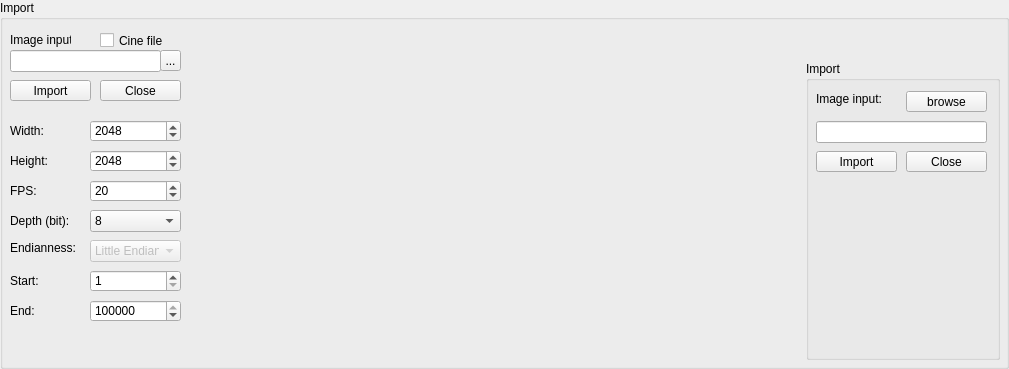
       <widget class="gui::GroupBox" name="Import">
        <property name="toolTip">
         <string notr="true"/>
        </property>
        <property name="toolTipDuration">
         <number>-1</number>
        </property>
        <property name="title">
         <string>Import</string>
        </property>
        <property name="flat">
         <bool>false</bool>
        </property>
        <widget class="QLineEdit" name="ImportPathLineEdit">
         <property name="geometry">
          <rect>
           <x>10</x>
           <y>50</y>
           <width>151</width>
           <height>22</height>
          </rect>
         </property>
        </widget>
        <widget class="QPushButton" name="ImportPushButton">
         <property name="geometry">
          <rect>
           <x>10</x>
           <y>80</y>
           <width>81</width>
           <height>21</height>
          </rect>
         </property>
         <property name="text">
          <string>Import</string>
         </property>
        </widget>
        <widget class="QPushButton" name="ClosePushButton">
         <property name="geometry">
          <rect>
           <x>100</x>
           <y>80</y>
           <width>81</width>
           <height>21</height>
          </rect>
         </property>
         <property name="text">
          <string>Close</string>
         </property>
        </widget>
        <widget class="QLabel" name="pLabel_2">
         <property name="geometry">
          <rect>
           <x>10</x>
           <y>120</y>
           <width>81</width>
           <height>21</height>
          </rect>
         </property>
         <property name="text">
          <string>Width:</string>
         </property>
        </widget>
        <widget class="QSpinBox" name="ImportWidthSpinBox">
         <property name="geometry">
          <rect>
           <x>90</x>
           <y>120</y>
           <width>91</width>
           <height>22</height>
          </rect>
         </property>
         <property name="minimum">
          <number>1</number>
         </property>
         <property name="maximum">
          <number>65536</number>
         </property>
         <property name="value">
          <number>2048</number>
         </property>
        </widget>
        <widget class="gui::GroupBox" name="Record_3">
         <property name="geometry">
          <rect>
           <x>806</x>
           <y>61</y>
           <width>194</width>
           <height>299</height>
          </rect>
         </property>
         <property name="title">
          <string>Import</string>
         </property>
         <property name="flat">
          <bool>false</bool>
         </property>
         <widget class="QPushButton" name="InputBrowsePushButton_2">
          <property name="geometry">
           <rect>
            <x>100</x>
            <y>30</y>
            <width>81</width>
            <height>21</height>
           </rect>
          </property>
          <property name="text">
           <string>browse</string>
          </property>
         </widget>
         <widget class="QLineEdit" name="InputPathLineEdit_2">
          <property name="geometry">
           <rect>
            <x>10</x>
            <y>60</y>
            <width>171</width>
            <height>22</height>
           </rect>
          </property>
         </widget>
         <widget class="QLabel" name="inputFileLabel_2">
          <property name="geometry">
           <rect>
            <x>10</x>
            <y>30</y>
            <width>91</width>
            <height>16</height>
           </rect>
          </property>
          <property name="text">
           <string>Image input:</string>
          </property>
         </widget>
         <widget class="QPushButton" name="ImportPushButton_2">
          <property name="geometry">
           <rect>
            <x>10</x>
            <y>90</y>
            <width>81</width>
            <height>21</height>
           </rect>
          </property>
          <property name="text">
           <string>Import</string>
          </property>
         </widget>
         <widget class="QPushButton" name="ClosePushButton_2">
          <property name="geometry">
           <rect>
            <x>100</x>
            <y>90</y>
            <width>81</width>
            <height>21</height>
           </rect>
          </property>
          <property name="text">
           <string>Close</string>
          </property>
         </widget>
        </widget>
        <widget class="QLabel" name="HeightLabel">
         <property name="geometry">
          <rect>
           <x>10</x>
           <y>150</y>
           <width>81</width>
           <height>21</height>
          </rect>
         </property>
         <property name="text">
          <string>Height:</string>
         </property>
        </widget>
        <widget class="QSpinBox" name="ImportHeightSpinBox">
         <property name="geometry">
          <rect>
           <x>90</x>
           <y>150</y>
           <width>91</width>
           <height>22</height>
          </rect>
         </property>
         <property name="minimum">
          <number>1</number>
         </property>
         <property name="maximum">
          <number>65536</number>
         </property>
         <property name="value">
          <number>2048</number>
         </property>
        </widget>
        <widget class="QSpinBox" name="ImportFpsSpinBox">
         <property name="geometry">
          <rect>
           <x>90</x>
           <y>180</y>
           <width>91</width>
           <height>22</height>
          </rect>
         </property>
         <property name="toolTip">
          <string/>
         </property>
         <property name="minimum">
          <number>1</number>
         </property>
         <property name="maximum">
          <number>65536</number>
         </property>
         <property name="value">
          <number>20</number>
         </property>
        </widget>
        <widget class="QLabel" name="FpsLabel">
         <property name="geometry">
          <rect>
           <x>10</x>
           <y>180</y>
           <width>81</width>
           <height>21</height>
          </rect>
         </property>
         <property name="text">
          <string>FPS:</string>
         </property>
        </widget>
        <widget class="QComboBox" name="ImportEndianModeComboBox">
         <property name="enabled">
          <bool>false</bool>
         </property>
         <property name="geometry">
          <rect>
           <x>90</x>
           <y>240</y>
           <width>91</width>
           <height>22</height>
          </rect>
         </property>
         <item>
          <property name="text">
           <string>Little Endian</string>
          </property>
         </item>
         <item>
          <property name="text">
           <string>Big Endian</string>
          </property>
         </item>
        </widget>
        <widget class="QLabel" name="ImportEndianneTypeLabel">
         <property name="geometry">
          <rect>
           <x>10</x>
           <y>240</y>
           <width>81</width>
           <height>16</height>
          </rect>
         </property>
         <property name="text">
          <string>Endianness:</string>
         </property>
        </widget>
        <widget class="QLabel" name="ImportDepthLabelVibro">
         <property name="geometry">
          <rect>
           <x>10</x>
           <y>210</y>
           <width>81</width>
           <height>21</height>
          </rect>
         </property>
         <property name="text">
          <string>Depth (bit):</string>
         </property>
        </widget>
        <widget class="QComboBox" name="ImportDepthModeComboBox">
         <property name="geometry">
          <rect>
           <x>90</x>
           <y>210</y>
           <width>91</width>
           <height>22</height>
          </rect>
         </property>
         <property name="toolTip">
          <string>bit depth for a pixel</string>
         </property>
         <item>
          <property name="text">
           <string>8</string>
          </property>
         </item>
         <item>
          <property name="text">
           <string>16</string>
          </property>
         </item>
         <item>
          <property name="text">
           <string>32 (float)</string>
          </property>
         </item>
         <item>
          <property name="text">
           <string>64 (complex)</string>
          </property>
         </item>
        </widget>
        <widget class="QLabel" name="ImportSpanLabelVibro">
         <property name="geometry">
          <rect>
           <x>10</x>
           <y>270</y>
           <width>81</width>
           <height>21</height>
          </rect>
         </property>
         <property name="text">
          <string>Start:</string>
         </property>
        </widget>
        <widget class="QSpinBox" name="ImportStartSpinBox">
         <property name="enabled">
          <bool>true</bool>
         </property>
         <property name="geometry">
          <rect>
           <x>90</x>
           <y>270</y>
           <width>91</width>
           <height>22</height>
          </rect>
         </property>
         <property name="minimum">
          <number>1</number>
         </property>
         <property name="maximum">
          <number>65536</number>
         </property>
         <property name="value">
          <number>1</number>
         </property>
        </widget>
        <widget class="QSpinBox" name="ImportEndSpinBox">
         <property name="enabled">
          <bool>true</bool>
         </property>
         <property name="geometry">
          <rect>
           <x>90</x>
           <y>300</y>
           <width>91</width>
           <height>22</height>
          </rect>
         </property>
         <property name="minimum">
          <number>1</number>
         </property>
         <property name="maximum">
          <number>2100000000</number>
         </property>
         <property name="value">
          <number>2100000000</number>
         </property>
        </widget>
        <widget class="QToolButton" name="InputBrowseToolButton">
         <property name="geometry">
          <rect>
           <x>160</x>
           <y>50</y>
           <width>21</width>
           <height>21</height>
          </rect>
         </property>
         <property name="text">
          <string>...</string>
         </property>
        </widget>
        <widget class="QLabel" name="ImageInputLabel">
         <property name="geometry">
          <rect>
           <x>10</x>
           <y>30</y>
           <width>61</width>
           <height>20</height>
          </rect>
         </property>
         <property name="text">
          <string>Image input:</string>
         </property>
        </widget>
        <widget class="QLabel" name="ImportSpanLabelVibro_2">
         <property name="geometry">
          <rect>
           <x>10</x>
           <y>300</y>
           <width>81</width>
           <height>21</height>
          </rect>
         </property>
         <property name="text">
          <string>End:</string>
         </property>
        </widget>
        <widget class="QCheckBox" name="CineFileCheckBox">
         <property name="geometry">
          <rect>
           <x>100</x>
           <y>30</y>
           <width>71</width>
           <height>21</height>
          </rect>
         </property>
         <property name="toolTip">
          <string>allow to read a cine file</string>
         </property>
         <property name="layoutDirection">
          <enum>Qt::LeftToRight</enum>
         </property>
         <property name="autoFillBackground">
          <bool>false</bool>
         </property>
         <property name="text">
          <string>Cine file</string>
         </property>
         <property name="checked">
          <bool>false</bool>
         </property>
         <property name="tristate">
          <bool>false</bool>
         </property>
        </widget>
        <widget class="QLabel" name="ImportShorcut_Label">
         <property name="geometry">
          <rect>
           <x>0</x>
           <y>0</y>
           <width>51</width>
           <height>16</height>
          </rect>
         </property>
         <property name="toolTip">
          <string>Alt + I</string>
         </property>
         <property name="text">
          <string/>
         </property>
        </widget>
       </widget>
